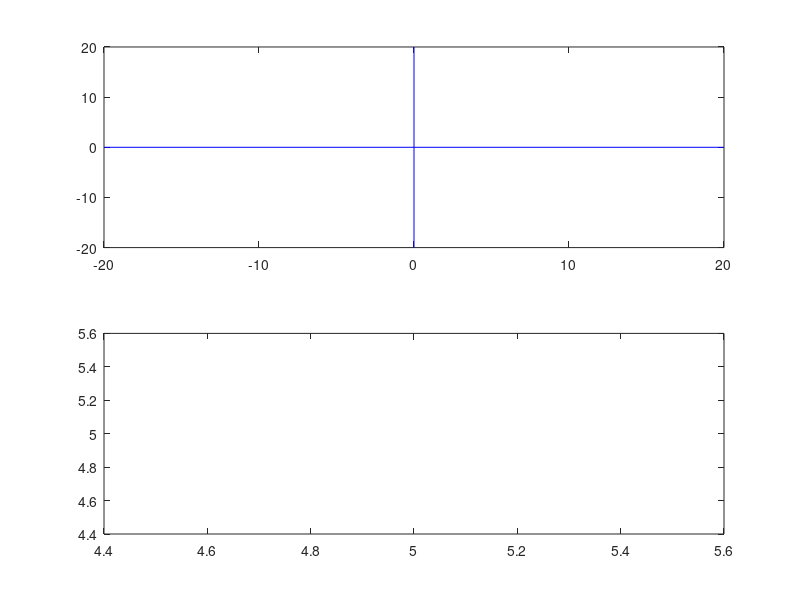

The MATLAB script that drew this image: (Note: this script raises an error after producing the figure.)
%Program to perform 2D coordinate scaling transformation

%For actual object P
fprintf('Enter number of vertices of given shape: ');
n = input('');
%For coordinates of the given object P
for i=1:n
    fprintf('Enter x coordinate of pt.%d: ', i);
    x(i) = input('');
    fprintf('Enter y coordinate of pt.%d: ', i);
    y(i) = input('');
end

%Creating the given object P
P = ones(3,n);

P(1,:)=x;
P(2,:)=y;

%Entering info about scaling vector
fprintf('\nScaling factor along x-axis:');
sx = input('');
fprintf('\nScaling factor along y-axis:');
sy = input('');

%Creating translation matrix
S = [1/sx 0 0; 0 1/sy 0; 0 0 1];

subplot(2,1,1);
fill(P(1,:),P(2,:),'m');

%Plotting actual line
line([-20,20],[0,0], 'Color', 'blue');
line([0,0],[-20,20], 'Color', 'blue');

subplot(2,1,2);
fill(P(1,:), P(2,:), 'y');
%Plotting transformed line
line([-20-a,20-a],[-a,-a], 'Color', 'red');
line([-b,-b],[-20-b,20-b], 'Color', 'red');

%End of program